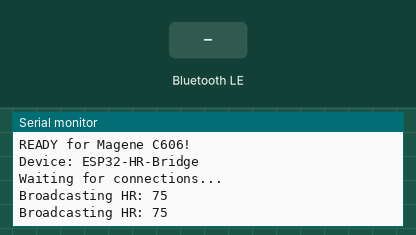
Simulated run of this sketch. Board: ESP32. On the bench: the last lines printed to the serial monitor. Inputs (shaded band) come from the test bench. Nothing arrives over Bluetooth unless stated; a phone connects over Bluetooth LE 3 s after start.

Above: at 1.2 s.
1.3 s: Bluetooth LE write "1" received
At 1.9 s:
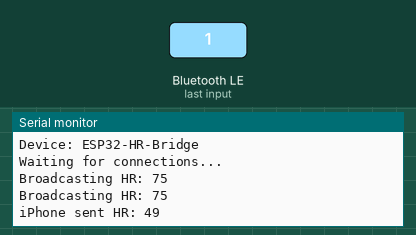
4.3 s: Bluetooth LE write "0" received
At 5.3 s:
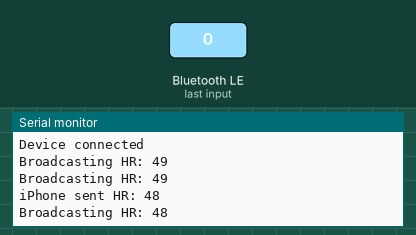
5.8 s: Bluetooth LE write "2" received
At 6.8 s:
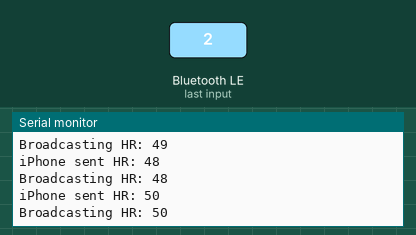
Timing chart, 0 to 8.8 s (numbered marks = the images above; inputs shaded):
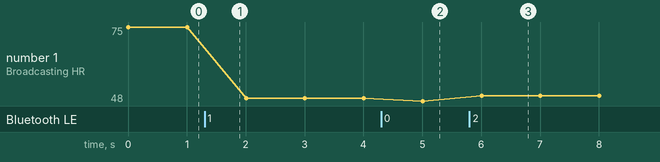

The sketch:

HRBridger.ino
```cpp
#include <BLEDevice.h>
#include <BLEServer.h>
#include <BLEUtils.h>
#include <BLE2902.h>

#define HR_SERVICE_UUID        "180D"
#define HR_CHAR_UUID           "2A37"

#define DEVICE_INFO_SERVICE_UUID "180A"
#define MANUFACTURER_CHAR_UUID   "2A29"
#define MODEL_CHAR_UUID          "2A24"

#define PHONE_SERVICE_UUID     "12345678-1234-1234-1234-1234567890AB"
#define PHONE_CHAR_UUID        "12345678-1234-1234-1234-1234567890AC"

BLEServer *pServer;
BLECharacteristic *hrCharacteristic;
BLECharacteristic *phoneCharacteristic;

uint8_t heartRate = 75;

class ServerCallbacks: public BLEServerCallbacks {
    void onConnect(BLEServer* pServer) {
        Serial.println("Device connected");
        BLEDevice::startAdvertising();
    }

    void onDisconnect(BLEServer* pServer) {
        Serial.println("Device disconnected");
        BLEDevice::startAdvertising();
    }
};

class PhoneCharCallbacks: public BLECharacteristicCallbacks {
    void onWrite(BLECharacteristic* pCharacteristic) {
        uint8_t* pData = pCharacteristic->getData();
        size_t len = pCharacteristic->getValue().length();

        if (len > 0) {
            heartRate = pData[0];
            Serial.print("iPhone sent HR: ");
            Serial.println(heartRate);
        }
    }
};

void setup() {
    Serial.begin(115200);
    Serial.println("\n\n=== ESP32 HR Bridge for Magene ===");

    BLEDevice::init("ESP32-HR-Bridge");

    pServer = BLEDevice::createServer();
    pServer->setCallbacks(new ServerCallbacks());

    BLEService *deviceInfoService = pServer->createService(DEVICE_INFO_SERVICE_UUID);

    BLECharacteristic *manufacturerChar = deviceInfoService->createCharacteristic(
        MANUFACTURER_CHAR_UUID,
        BLECharacteristic::PROPERTY_READ
    );
    manufacturerChar->setValue("ESP32");

    BLECharacteristic *modelChar = deviceInfoService->createCharacteristic(
        MODEL_CHAR_UUID,
        BLECharacteristic::PROPERTY_READ
    );
    modelChar->setValue("HR-Bridge");

    deviceInfoService->start();

    BLEService *hrService = pServer->createService(HR_SERVICE_UUID);

    hrCharacteristic = hrService->createCharacteristic(
        HR_CHAR_UUID,
        BLECharacteristic::PROPERTY_READ |
        BLECharacteristic::PROPERTY_NOTIFY
    );

    BLE2902 *ble2902 = new BLE2902();
    ble2902->setNotifications(true);
    hrCharacteristic->addDescriptor(ble2902);

    uint8_t initialHR[2] = {0x00, heartRate};
    hrCharacteristic->setValue(initialHR, 2);

    hrService->start();

    BLEService *phoneService = pServer->createService(PHONE_SERVICE_UUID);

    phoneCharacteristic = phoneService->createCharacteristic(
        PHONE_CHAR_UUID,
        BLECharacteristic::PROPERTY_WRITE |
        BLECharacteristic::PROPERTY_WRITE_NR
    );
    phoneCharacteristic->setCallbacks(new PhoneCharCallbacks());

    phoneService->start();

    BLEAdvertising *pAdvertising = BLEDevice::getAdvertising();
    pAdvertising->addServiceUUID(HR_SERVICE_UUID);
    pAdvertising->addServiceUUID(DEVICE_INFO_SERVICE_UUID);
    pAdvertising->setScanResponse(true);
    pAdvertising->setMinPreferred(0x06);

    BLEDevice::startAdvertising();

    Serial.println("READY for Magene C606!");
    Serial.println("Device: ESP32-HR-Bridge");
    Serial.println("Waiting for connections...");
}

void loop() {
    uint8_t hrmData[2];
    hrmData[0] = 0x00;  // Flags: HR is UINT8, no other data
    hrmData[1] = heartRate;

    hrCharacteristic->setValue(hrmData, 2);
    hrCharacteristic->notify();

    Serial.print("Broadcasting HR: ");
    Serial.println(heartRate);

    delay(1000);
}
```

Measured:
- after the input at 1.3 s, the serial monitor: prints a new line at once (image 1)
- after the input at 4.3 s, the serial monitor: prints a new line at once (image 2)
- after the input at 5.8 s, the serial monitor: prints a new line at once (image 3)
- plotted number 1: 75 → 49 after the input at 1.3 s, 49 → 48 after the input at 4.3 s, 48 → 50 after the input at 5.8 s
